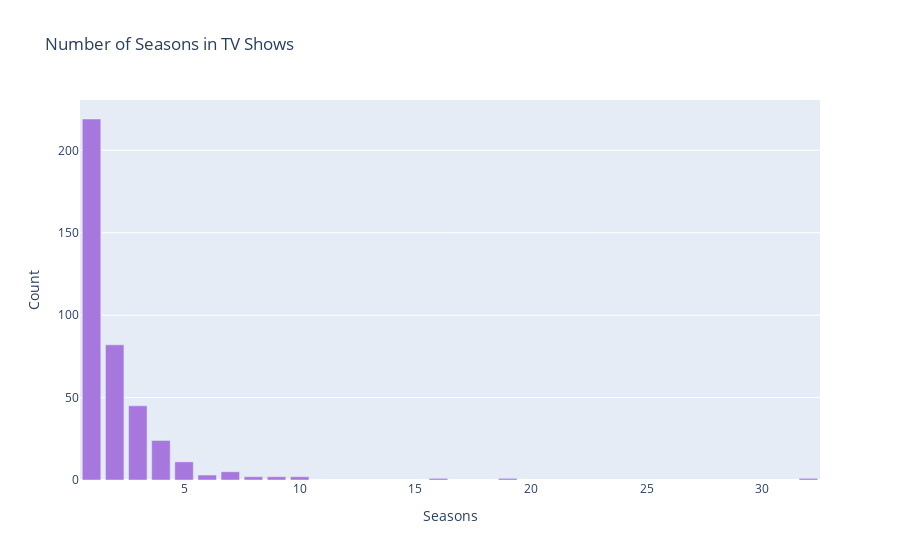

The cell this chart's notebook holds for it:
### Markdown cell above
## 6. TV Shows con muchas temporadas

### Code cell
import pandas as pd
import plotly.graph_objects as go

df = pd.read_csv("disney_plus_titles.csv")

df['season_count'] = df['duration'].astype(str).str.extract(r'(\d+)')  
df['season_count'] = pd.to_numeric(df['season_count'], errors='coerce')  

# Filtrar TV Shows
d1 = df[df["type"] == "TV Show"].copy()

# Contar valores por cantidad de temporadas
vc1 = d1['season_count'].value_counts().reset_index()
vc1.columns = ['season_count', "count"]  
vc1 = vc1.dropna()  
vc1['season_count'] = vc1['season_count'].astype(int)  
vc1 = vc1.sort_values('season_count')  

# Crear el gráfico
trace1 = go.Bar(x=vc1['season_count'], y=vc1["count"], name="TV Shows", marker=dict(color="#a678de"))
data = [trace1]
layout = go.Layout(title="Number of Seasons in TV Shows", 
                   xaxis=dict(title="Seasons"), 
                   yaxis=dict(title="Count"), 
                   legend=dict(x=0.1, y=1.1, orientation="h"))

fig = go.Figure(data, layout=layout)

# Mostrar el gráfico
fig.show()

### Figure 1 — Plotly figure (JSON) as saved in the notebook; plotly's stock layout.template omitted (floating-point values rounded to 4 significant figures)
{"data": [{"marker": {"color": "#a678de"}, "name": "TV Shows", "type": "bar", "x": [1, 2, 3, 4, 5, 6, 7, 8, 9, 10, 16, 19, 32], "y": [219, 82, 45, 24, 11, 3, 5, 2, 2, 2, 1, 1, 1]}], "layout": {"legend": {"orientation": "h", "x": 0.1, "y": 1.1}, "title": {"text": "Number of Seasons in TV Shows"}, "xaxis": {"title": {"text": "Seasons"}}, "yaxis": {"title": {"text": "Count"}}}}
